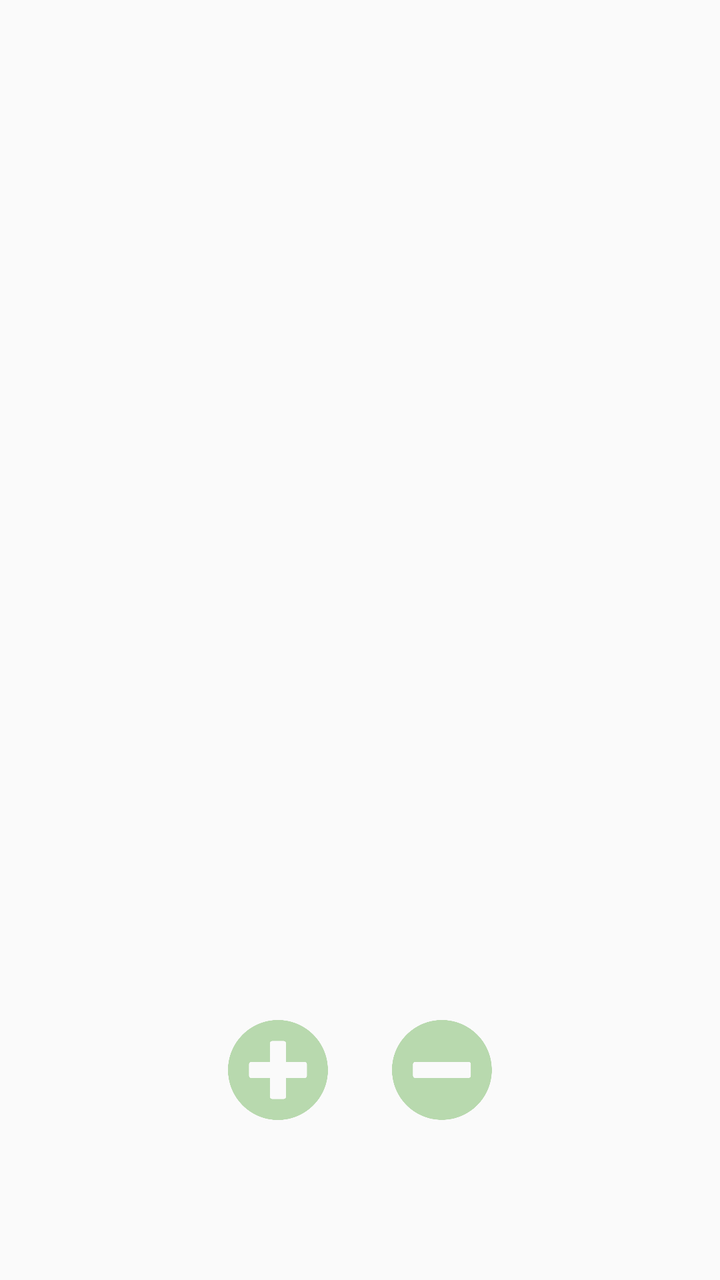
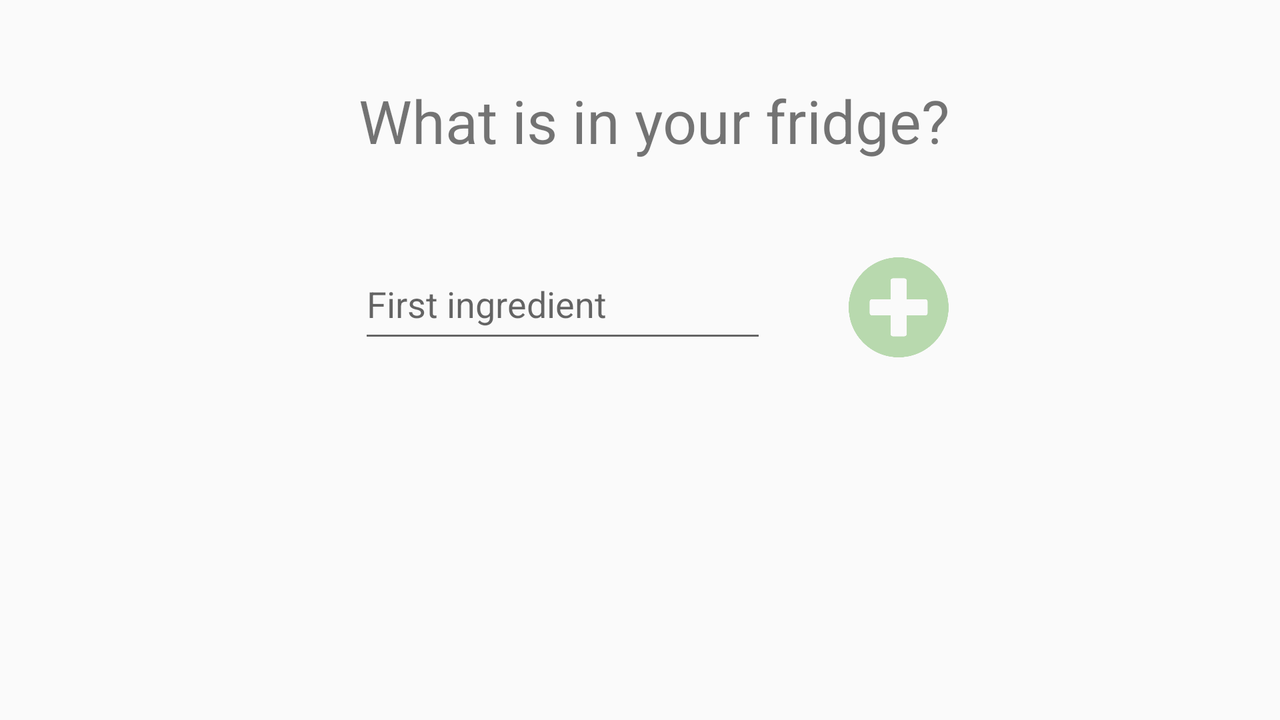

An Android layout and its configuration variant, each rendered on a device that would load it. The default file and the variant file are quoted in full after the pictures.
<!-- AndroidManifest.xml: application theme AppTheme -->
<!-- res/layout/fragment_fridge.xml -->
<?xml version="1.0" encoding="utf-8"?>
<LinearLayout xmlns:android="http://schemas.android.com/apk/res/android"
    xmlns:app="http://schemas.android.com/apk/res-auto"
    xmlns:tools="http://schemas.android.com/tools"
    android:layout_width="match_parent"
    android:layout_height="match_parent">


    <androidx.constraintlayout.widget.ConstraintLayout
        android:id="@+id/fridge"
        android:layout_width="match_parent"
        android:layout_height="match_parent">

        <Button
            android:id="@+id/plus_button"
            android:layout_width="50dp"
            android:layout_height="50dp"
            android:layout_marginEnd="16dp"
            android:layout_marginRight="16dp"
            android:background="@drawable/awesome_plus_circle"
            app:layout_constraintBaseline_toBaselineOf="@+id/minus_button"
            app:layout_constraintEnd_toStartOf="@+id/guideline" />

        <Button
            android:id="@+id/minus_button"
            android:layout_width="50dp"
            android:layout_height="50dp"
            android:layout_marginStart="16dp"
            android:layout_marginLeft="16dp"
            android:layout_marginBottom="80dp"
            android:background="@drawable/awesome_minus_circle"
            app:layout_constraintBottom_toBottomOf="parent"
            app:layout_constraintStart_toStartOf="@+id/guideline" />

        <androidx.recyclerview.widget.RecyclerView
            android:id="@+id/recycler_view"
            android:layout_width="409dp"
            android:layout_height="0dp"
            android:layout_marginStart="16dp"
            android:layout_marginLeft="16dp"
            android:layout_marginTop="32dp"
            android:layout_marginEnd="16dp"
            android:layout_marginRight="16dp"
            android:layout_marginBottom="32dp"
            app:layout_constraintBottom_toTopOf="@+id/minus_button"
            app:layout_constraintEnd_toEndOf="parent"
            app:layout_constraintStart_toStartOf="parent"
            app:layout_constraintTop_toTopOf="parent" />

        <androidx.constraintlayout.widget.Guideline
            android:id="@+id/guideline"
            android:layout_width="wrap_content"
            android:layout_height="wrap_content"
            android:orientation="vertical"
            app:layout_constraintGuide_percent="0.5"/>

    </androidx.constraintlayout.widget.ConstraintLayout>

    <androidx.constraintlayout.widget.ConstraintLayout
        android:id="@+id/empty_fridge"
        android:layout_width="match_parent"
        android:layout_height="match_parent">

        <TextView
            android:id="@+id/textView"
            android:layout_width="wrap_content"
            android:layout_height="wrap_content"
            android:layout_marginTop="200dp"
            android:text="What is in your fridge?"
            android:textSize="30sp"
            app:layout_constraintEnd_toEndOf="parent"
            app:layout_constraintStart_toStartOf="parent"
            app:layout_constraintTop_toTopOf="parent" />

        <EditText
            android:id="@+id/new_item"
            android:layout_width="188dp"
            android:layout_height="52dp"
            android:layout_marginStart="70dp"
            android:layout_marginLeft="70dp"
            android:layout_marginTop="32dp"
            android:hint="First ingredient"
            android:inputType="textEmailAddress"
            app:layout_constraintStart_toStartOf="parent"
            app:layout_constraintTop_toBottomOf="@+id/textView" />

        <Button
            android:id="@+id/plus_empty_button"
            android:layout_width="50dp"
            android:layout_height="50dp"
            android:layout_marginStart="16dp"
            android:layout_marginLeft="16dp"
            android:layout_marginTop="32dp"
            android:background="@drawable/awesome_plus_circle"
            app:layout_constraintStart_toEndOf="@+id/new_item"
            app:layout_constraintTop_toBottomOf="@+id/textView" />
    </androidx.constraintlayout.widget.ConstraintLayout>
</LinearLayout>
<!-- resources referenced by this layout -->
<resources>
  <!-- drawable awesome_minus_circle: png bitmap (drawable, 18555 bytes) -->
  <!-- drawable awesome_plus_circle: png bitmap (drawable, 19071 bytes) -->
  <!-- from res/values-v26/ -->
  <style name="AppTheme" parent="Theme.AppCompat.Light.DarkActionBar">
          
  
          <item name="colorPrimary">@color/colorPrimary</item>
          <item name="colorPrimaryDark">@color/colorPrimaryDark</item>
          <item name="colorAccent">@color/colorAccent</item>
          <item name="android:windowSplashscreenContent">@drawable/splash</item>
      </style>
  <!-- from res/values-v26/ -->
  <color name="colorPrimary">#b8d9ae</color>
  <!-- from res/values-v26/ -->
  <color name="colorPrimaryDark">#b8d9ae</color>
  <!-- from res/values-v26/ -->
  <color name="colorAccent">#64765f</color>
  <!-- drawable splash: png bitmap (drawable, 196163 bytes) -->
</resources>
<!-- res/layout-land/fragment_fridge.xml (the author's variant of the layout above) -->
<!-- drawn on the phone turned sideways -->
<?xml version="1.0" encoding="utf-8"?>
<LinearLayout xmlns:android="http://schemas.android.com/apk/res/android"
    xmlns:app="http://schemas.android.com/apk/res-auto"
    xmlns:tools="http://schemas.android.com/tools"
    android:layout_width="match_parent"
    android:layout_height="match_parent">

    <androidx.constraintlayout.widget.ConstraintLayout
        android:id="@+id/empty_fridge"
        android:layout_width="match_parent"
        android:layout_height="match_parent">

        <TextView
            android:id="@+id/textView"
            android:layout_width="wrap_content"
            android:layout_height="wrap_content"
            android:layout_marginTop="40dp"
            android:text="What is in your fridge?"
            android:textSize="30sp"
            app:layout_constraintEnd_toEndOf="parent"
            app:layout_constraintHorizontal_bias="0.521"
            app:layout_constraintStart_toStartOf="parent"
            app:layout_constraintTop_toTopOf="parent" />

        <EditText
            android:id="@+id/new_item"
            android:layout_width="204dp"
            android:layout_height="52dp"
            android:layout_marginTop="44dp"
            android:hint="First ingredient"
            android:inputType="textEmailAddress"
            app:layout_constraintStart_toStartOf="@+id/textView"
            app:layout_constraintTop_toBottomOf="@+id/textView" />

        <Button
            android:id="@+id/plus_empty_button"
            android:layout_width="50dp"
            android:layout_height="50dp"
            android:layout_marginStart="40dp"
            android:layout_marginLeft="40dp"
            android:background="@drawable/awesome_plus_circle"
            app:layout_constraintBaseline_toBaselineOf="@+id/new_item"
            app:layout_constraintEnd_toEndOf="@+id/textView"
            app:layout_constraintStart_toEndOf="@+id/new_item" />
    </androidx.constraintlayout.widget.ConstraintLayout>

    <androidx.constraintlayout.widget.ConstraintLayout
        android:id="@+id/fridge"
        android:layout_width="match_parent"
        android:layout_height="match_parent">

        <androidx.constraintlayout.widget.Guideline
            android:id="@+id/guideline2"
            android:layout_width="wrap_content"
            android:layout_height="wrap_content"
            android:orientation="horizontal"
            app:layout_constraintGuide_begin="114dp" />

        <Button
            android:id="@+id/plus_button"
            android:layout_width="50dp"
            android:layout_height="50dp"
            android:layout_marginEnd="40dp"
            android:layout_marginRight="40dp"
            android:layout_marginBottom="16dp"
            android:background="@drawable/awesome_plus_circle"
            app:layout_constraintBottom_toTopOf="@+id/guideline2"
            app:layout_constraintEnd_toEndOf="parent" />

        <Button
            android:id="@+id/minus_button"
            android:layout_width="50dp"
            android:layout_height="50dp"
            android:layout_marginTop="16dp"
            android:layout_marginEnd="40dp"
            android:layout_marginRight="40dp"
            android:background="@drawable/awesome_minus_circle"
            app:layout_constraintEnd_toEndOf="parent"
            app:layout_constraintTop_toTopOf="@+id/guideline2" />

        <androidx.recyclerview.widget.RecyclerView
            android:id="@+id/recycler_view"
            android:layout_width="0dp"
            android:layout_height="0dp"
            android:layout_marginStart="30dp"
            android:layout_marginLeft="30dp"
            android:layout_marginEnd="150dp"
            android:layout_marginRight="150dp"
            android:layout_marginBottom="30dp"
            app:layout_constraintBottom_toBottomOf="parent"
            app:layout_constraintEnd_toEndOf="parent"
            app:layout_constraintStart_toStartOf="parent"
            app:layout_constraintTop_toTopOf="parent" />

    </androidx.constraintlayout.widget.ConstraintLayout>
</LinearLayout>
